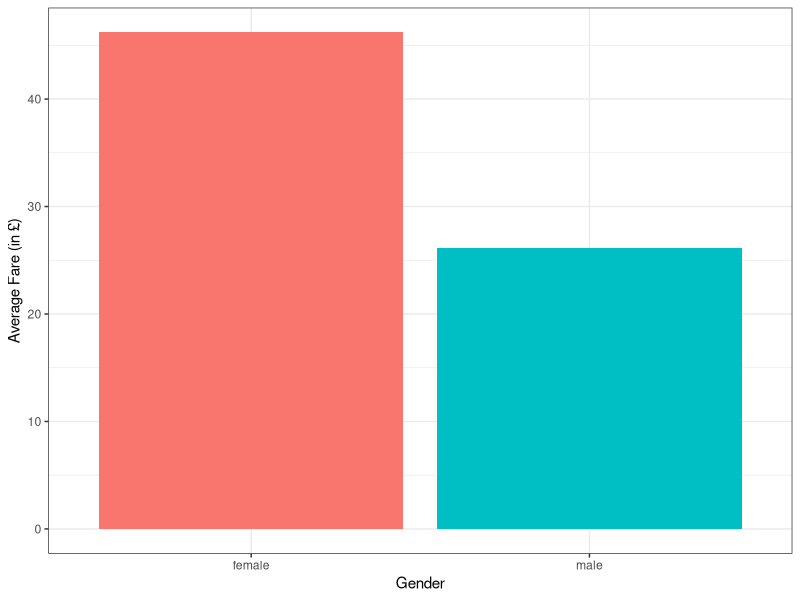
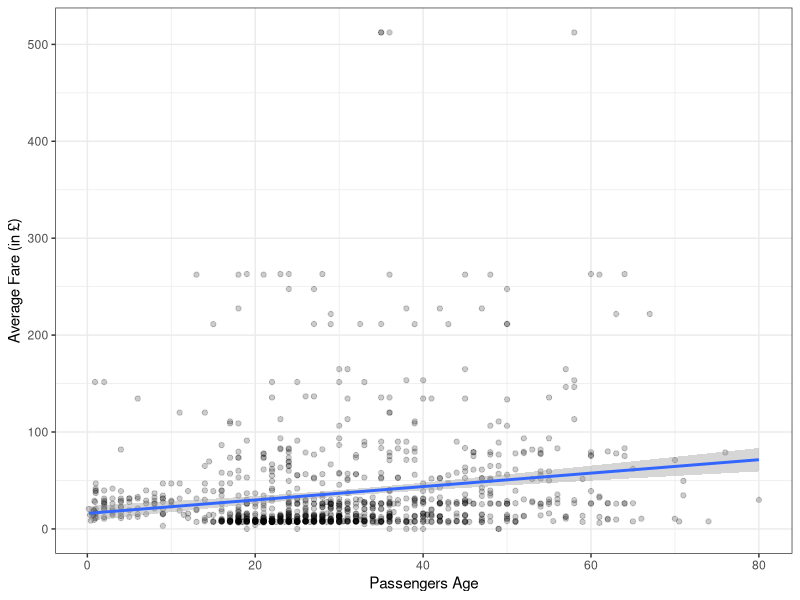

Reproduce these figures in R, in order.
## ---- chunk 1
# libraries --------------------------------------------------------------------
library(tidyverse)
library(kableExtra)

# options ----------------------------------------------------------------------
knitr::opts_chunk$set(
 echo = FALSE,
 message = FALSE,
 warning = FALSE,
 error = FALSE
 )

# data -------------------------------------------------------------------------
titanic <- read.csv(here::here("data/titanic.csv"))
## ---- chunk 2
titanic %>% # Average, SD of age with the amount of values and missing values
  summarise(
    n = n(),
    missing = sum(is.na(Age)),
    m_age = mean(Age, na.rm = TRUE),
    sd_age = sd(Age, na.rm = TRUE)
  ) %>% 
  kbl(booktabs = TRUE)
## ---- chunk 3
titanic %>% # Amount of passengers according gender
  group_by(Sex) %>% 
  summarise(n = n()) %>% 
  kbl(booktabs = TRUE)
## ---- chunk 4
DiagrammeR::grViz("
  digraph {
    graph [rankdir = LR]
    
    Age -> Fare
    Gender -> Fare
  }", height = 300)
## ---- chunk 5
titanic %>%
  group_by(Sex) %>% 
  summarise(m_fare = mean(Fare, na.rm = TRUE)
  ) %>% 
  ggplot(aes(Sex, m_fare, fill = Sex)) +
  geom_col() +
  labs(
    x = "Gender",
    y = "Average Fare (in £)"
  ) +
  guides(fill = FALSE) +
  theme_bw()
## ---- chunk 6
titanic %>%
  ggplot(aes(Age, Fare)) +
  geom_point(alpha = 0.2) +
  geom_smooth(method = "lm") +
  labs(
    x = "Passengers Age",
    y = "Average Fare (in £)"
  ) +
  theme_bw()
